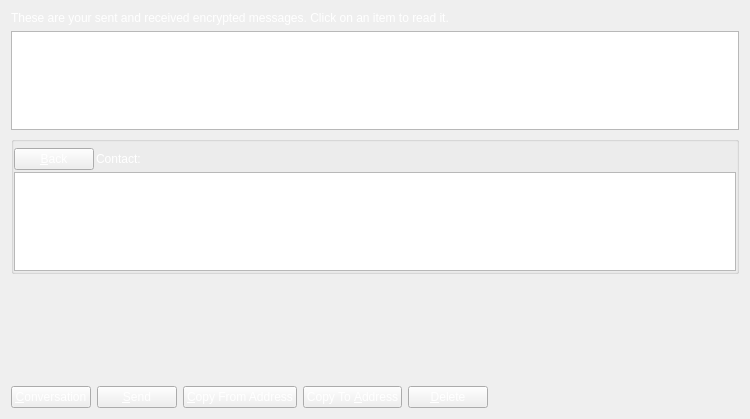
<?xml version="1.0" encoding="UTF-8"?>
<ui version="4.0">
 <class>MessagePage</class>
 <widget class="QWidget" name="MessagePage">
  <property name="geometry">
   <rect>
    <x>0</x>
    <y>0</y>
    <width>750</width>
    <height>419</height>
   </rect>
  </property>
  <property name="windowTitle">
   <string>Address Book</string>
  </property>
  <property name="styleSheet">
   <string notr="true">color: rgb(51, 51, 51);</string>
  </property>
  <layout class="QVBoxLayout" name="verticalLayout_2">
   <item>
    <widget class="QLabel" name="labelExplanation">
     <property name="styleSheet">
      <string notr="true">color: rgb(255, 255, 255);</string>
     </property>
     <property name="text">
      <string>These are your sent and received encrypted messages. Click on an item to read it.</string>
     </property>
     <property name="textFormat">
      <enum>Qt::PlainText</enum>
     </property>
     <property name="wordWrap">
      <bool>true</bool>
     </property>
    </widget>
   </item>
   <item>
    <widget class="QTableView" name="tableView">
     <property name="contextMenuPolicy">
      <enum>Qt::CustomContextMenu</enum>
     </property>
     <property name="toolTip">
      <string>Click on a message to view it</string>
     </property>
     <property name="tabKeyNavigation">
      <bool>false</bool>
     </property>
     <property name="alternatingRowColors">
      <bool>true</bool>
     </property>
     <property name="selectionMode">
      <enum>QAbstractItemView::SingleSelection</enum>
     </property>
     <property name="selectionBehavior">
      <enum>QAbstractItemView::SelectRows</enum>
     </property>
     <property name="sortingEnabled">
      <bool>true</bool>
     </property>
     <attribute name="verticalHeaderVisible">
      <bool>false</bool>
     </attribute>
    </widget>
   </item>
   <item>
    <layout class="QVBoxLayout" name="verticalLayout">
     <item>
      <widget class="QGroupBox" name="messageDetails">
       <property name="title">
        <string/>
       </property>
       <layout class="QVBoxLayout" name="verticalLayout_4">
        <property name="spacing">
         <number>2</number>
        </property>
        <property name="leftMargin">
         <number>0</number>
        </property>
        <property name="topMargin">
         <number>6</number>
        </property>
        <property name="rightMargin">
         <number>0</number>
        </property>
        <property name="bottomMargin">
         <number>0</number>
        </property>
        <item>
         <layout class="QHBoxLayout" name="horizontalLayout_3">
          <item>
           <widget class="QPushButton" name="backButton">
            <property name="enabled">
             <bool>true</bool>
            </property>
            <property name="styleSheet">
             <string notr="true">color: rgb(255, 255, 255);</string>
            </property>
            <property name="text">
             <string>&amp;Back</string>
            </property>
            <property name="icon">
             <iconset resource="../bitcoin.qrc">
              <normaloff>:/icons/quit</normaloff>:/icons/quit</iconset>
            </property>
           </widget>
          </item>
          <item>
           <widget class="QLabel" name="labelContact">
            <property name="styleSheet">
             <string notr="true">color: rgb(255, 255, 255);</string>
            </property>
            <property name="text">
             <string>Contact:</string>
            </property>
           </widget>
          </item>
          <item>
           <widget class="QLabel" name="contactLabel">
            <property name="text">
             <string/>
            </property>
           </widget>
          </item>
          <item>
           <spacer name="horizontalSpacer_3">
            <property name="orientation">
             <enum>Qt::Horizontal</enum>
            </property>
            <property name="sizeHint" stdset="0">
             <size>
              <width>40</width>
              <height>20</height>
             </size>
            </property>
           </spacer>
          </item>
         </layout>
        </item>
        <item>
         <widget class="QListView" name="listConversation">
          <property name="styleSheet">
           <string notr="true">#listConversation { color: #000000; }</string>
          </property>
         </widget>
        </item>
        <item>
         <layout class="QVBoxLayout" name="verticalLayout_3"/>
        </item>
       </layout>
      </widget>
     </item>
     <item>
      <widget class="MRichTextEdit" name="messageEdit" native="true">
       <property name="minimumSize">
        <size>
         <width>0</width>
         <height>100</height>
        </size>
       </property>
      </widget>
     </item>
     <item>
      <layout class="QHBoxLayout" name="horizontalLayout">
       <item>
        <widget class="QPushButton" name="newButton">
         <property name="styleSheet">
          <string notr="true">color: rgb(255, 255, 255);</string>
         </property>
         <property name="text">
          <string>&amp;Conversation</string>
         </property>
         <property name="icon">
          <iconset resource="../bitcoin.qrc">
           <normaloff>:/icons/add</normaloff>:/icons/add</iconset>
         </property>
        </widget>
       </item>
       <item>
        <widget class="QPushButton" name="sendButton">
         <property name="toolTip">
          <string>Sign a message to prove you own a Konjungate address</string>
         </property>
         <property name="styleSheet">
          <string notr="true">color: rgb(255, 255, 255);</string>
         </property>
         <property name="text">
          <string>&amp;Send</string>
         </property>
         <property name="icon">
          <iconset resource="../bitcoin.qrc">
           <normaloff>:/icons/send</normaloff>:/icons/send</iconset>
         </property>
        </widget>
       </item>
       <item>
        <widget class="QPushButton" name="copyFromAddressButton">
         <property name="toolTip">
          <string>Copy the currently selected address to the system clipboard</string>
         </property>
         <property name="styleSheet">
          <string notr="true">color: rgb(255, 255, 255);</string>
         </property>
         <property name="text">
          <string>&amp;Copy From Address</string>
         </property>
         <property name="icon">
          <iconset resource="../bitcoin.qrc">
           <normaloff>:/icons/editcopy</normaloff>:/icons/editcopy</iconset>
         </property>
        </widget>
       </item>
       <item>
        <widget class="QPushButton" name="copyToAddressButton">
         <property name="toolTip">
          <string>Copy the currently selected address to the system clipboard</string>
         </property>
         <property name="styleSheet">
          <string notr="true">color: rgb(255, 255, 255);</string>
         </property>
         <property name="text">
          <string>Copy To &amp;Address</string>
         </property>
         <property name="icon">
          <iconset resource="../bitcoin.qrc">
           <normaloff>:/icons/editcopy</normaloff>:/icons/editcopy</iconset>
         </property>
        </widget>
       </item>
       <item>
        <widget class="QPushButton" name="deleteButton">
         <property name="toolTip">
          <string>Delete the currently selected address from the list</string>
         </property>
         <property name="styleSheet">
          <string notr="true">color: rgb(255, 255, 255);</string>
         </property>
         <property name="text">
          <string>&amp;Delete</string>
         </property>
         <property name="icon">
          <iconset resource="../bitcoin.qrc">
           <normaloff>:/icons/remove</normaloff>:/icons/remove</iconset>
         </property>
        </widget>
       </item>
       <item>
        <spacer name="horizontalSpacer">
         <property name="orientation">
          <enum>Qt::Horizontal</enum>
         </property>
         <property name="sizeHint" stdset="0">
          <size>
           <width>40</width>
           <height>20</height>
          </size>
         </property>
        </spacer>
       </item>
      </layout>
     </item>
    </layout>
   </item>
  </layout>
 </widget>
 <customwidgets>
  <customwidget>
   <class>MRichTextEdit</class>
   <extends>QWidget</extends>
   <header>mrichtextedit.h</header>
   <container>1</container>
  </customwidget>
 </customwidgets>
 <resources>
  <include location="../bitcoin.qrc"/>
 </resources>
 <connections/>
</ui>
